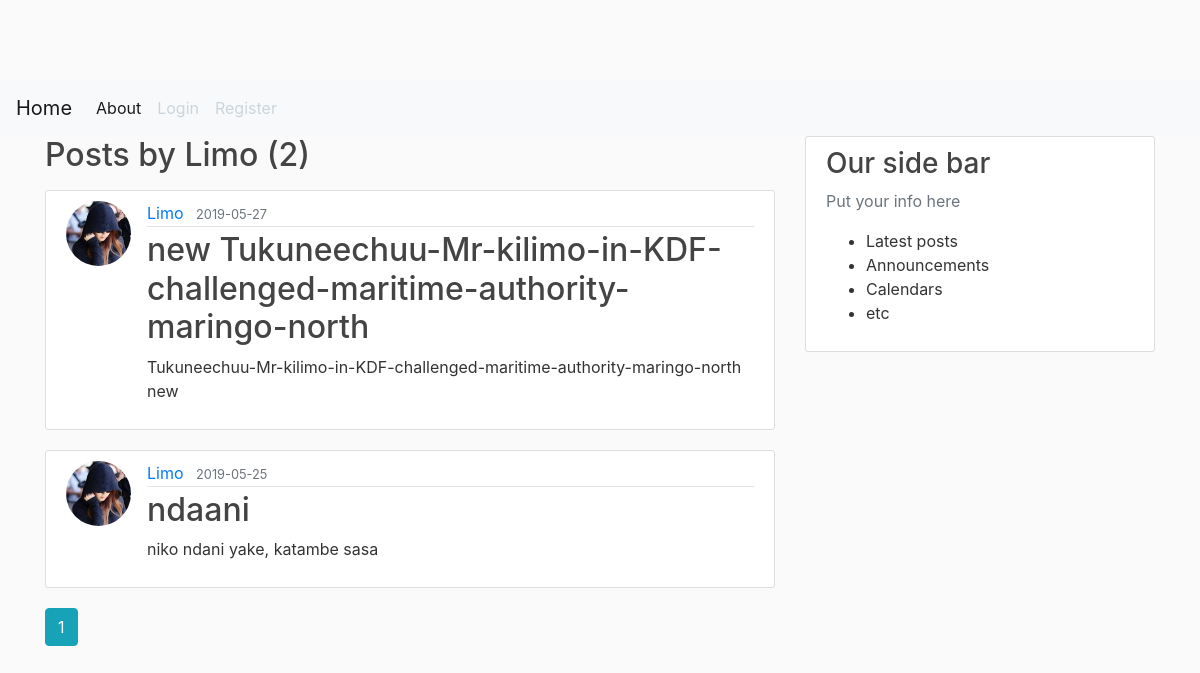
Page /user/Limo on the committed database.
### flaskblog/models.py (models this page shows, shortened)
class User(db.Model, UserMixin):
    id=db.Column(db.Integer, primary_key=True)
    username = db.Column(db.String(50), unique=True, nullable=False)
    email = db.Column(db.String(120), unique=True, nullable=False)
    image_file = db.Column(db.String(20), nullable=False, default='default.jpg')
    password = db.Column(db.String(60), nullable=False)
    posts= db.relationship('Post', backref='author', lazy=True)

class Post(db.Model):
    id=db.Column(db.Integer, primary_key=True)
    title = db.Column(db.String(100), nullable=False)
    date_posted = db.Column(db.DateTime, nullable=False, default=datetime.utcnow)
    content= db.Column(db.Text, nullable=False)
    user_id=db.Column(db.Integer, db.ForeignKey('user.id'), nullable=False)

### flaskblog/users/routes.py (the view)
@users.route("/user/<string:username>")
def user_posts(username):
    page = request.args.get('page', 1, type= int)
    user = User.query.filter_by(username=username).first_or_404()
    posts = Post.query.filter_by(author=user).order_by(Post.date_posted.desc()).paginate(page=page, per_page=5)
    return  render_template('user_posts.html', posts=posts, user = user)

### flaskblog/templates/user_posts.html
{% extends "layout.html" %}
{% block content %}
<h2 class="mb-3"> Posts by {{ user.username}} ({{ posts.total }})</h2>
    {% for post in posts.items %}
        <article class="media content-section">
            <img class="rounded-circle article-img" src="{{ url_for('static', filename='profpics/' + post.author.image_file ) }}" >
            <div class="well media-body">
                <div class="article-metadata">
                    <a class="mr-2" href="{{ url_for('users.user_posts', username=post.author.username) }}">{{ post.author.username }}</a>
                    <small class="text-muted">{{ post.date_posted.strftime('%Y-%m-%d') }}</small>
                </div>
                <h2 ><a class="article-title" href="{{ url_for('posts.post', post_id= post.id) }}">{{ post.title }}</a></h2>
                <p class="article-content">{{ post.content }}</p>
            </div>
        </article>
    {% endfor %}
    {% for page_num in posts.iter_pages(left_edge=1, right_edge=1, left_current=1, right_current=2,) %}
        {% if page_num %}
            {% if posts.page ==page_num %}
                <a class="btn btn-info mb-4" href="{{ url_for('users.user_posts', username = user.username, page= page_num) }}">{{ page_num }}</a>
                {% else %}
                <a class="btn btn-outline-info mb-4" href="{{ url_for('users.user_posts', username = user.username, page= page_num) }}">{{ page_num }}</a>
            {% endif %}
        {% else %}
            ...
        {% endif %}
    {% endfor %}
{% endblock content %}

### flaskblog/static/main.css (style rules this page uses)
body { background: #fafafa; color: #333333; margin-top: 5rem; }
h1, h2, h3, h4, h5, h6 { color: #444444; }
.content-section { background: #ffffff; padding: 10px 20px; border: 1px solid #dddddd; border-radius: 3px; margin-bottom: 20px; }
.article-title { color: #444444; }
.article-content { white-space: pre-line; }
.article-img { height: 65px; width: 65px; margin-right: 16px; }
.article-metadata { padding-bottom: 1px; margin-bottom: 4px; border-bottom: 1px solid #e3e3e3 }

### rows in the picture
User: username "Limo"
Post: image_file (picture), author.username "Limo", date_posted "2019-05-27", title "new Tukuneechuu-Mr-kilimo-in-KDF-challenged-maritime-authority-maringo-north", content "Tukuneechuu-Mr-kilimo-in-KDF-challenged-maritime-authority-maringo-north new"
Post: image_file (picture), author.username "Limo", date_posted "2019-05-25", title "ndaani", content "niko ndani yake, katambe sasa"

### other values in the picture
{{ posts.total }} "2"
{{ page_num }} "1"
